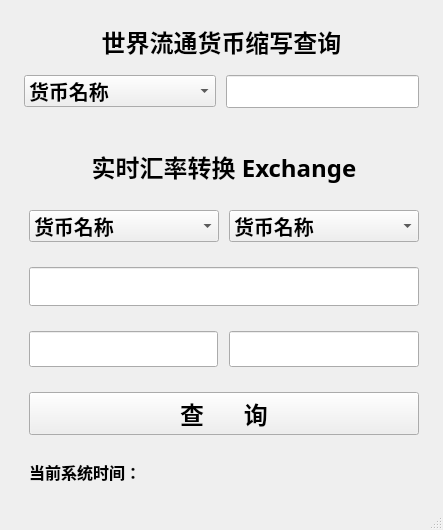
<?xml version="1.0" encoding="UTF-8"?>
<ui version="4.0">
 <class>Exchange</class>
 <widget class="QMainWindow" name="Exchange">
  <property name="geometry">
   <rect>
    <x>0</x>
    <y>0</y>
    <width>386</width>
    <height>519</height>
   </rect>
  </property>
  <property name="windowTitle">
   <string>汇率转换</string>
  </property>
  <widget class="QWidget" name="centralwidget">
   <layout class="QVBoxLayout" name="verticalLayout_3">
    <item>
     <layout class="QVBoxLayout" name="verticalLayout">
      <property name="spacing">
       <number>15</number>
      </property>
      <property name="leftMargin">
       <number>15</number>
      </property>
      <property name="topMargin">
       <number>15</number>
      </property>
      <property name="rightMargin">
       <number>15</number>
      </property>
      <property name="bottomMargin">
       <number>10</number>
      </property>
      <item>
       <widget class="QLabel" name="label_3">
        <property name="sizePolicy">
         <sizepolicy hsizetype="Preferred" vsizetype="Fixed">
          <horstretch>0</horstretch>
          <verstretch>0</verstretch>
         </sizepolicy>
        </property>
        <property name="font">
         <font>
          <family>楷体</family>
          <pointsize>18</pointsize>
          <weight>75</weight>
          <bold>true</bold>
         </font>
        </property>
        <property name="text">
         <string>世界流通货币缩写查询</string>
        </property>
        <property name="alignment">
         <set>Qt::AlignCenter</set>
        </property>
       </widget>
      </item>
      <item>
       <layout class="QHBoxLayout" name="horizontalLayout">
        <property name="spacing">
         <number>10</number>
        </property>
        <item>
         <widget class="QComboBox" name="get_cur_name">
          <property name="sizePolicy">
           <sizepolicy hsizetype="Expanding" vsizetype="Fixed">
            <horstretch>0</horstretch>
            <verstretch>0</verstretch>
           </sizepolicy>
          </property>
          <property name="font">
           <font>
            <pointsize>15</pointsize>
            <weight>75</weight>
            <bold>true</bold>
           </font>
          </property>
          <item>
           <property name="text">
            <string>货币名称</string>
           </property>
          </item>
          <item>
           <property name="text">
            <string>人民币</string>
           </property>
          </item>
          <item>
           <property name="text">
            <string>美元</string>
           </property>
          </item>
          <item>
           <property name="text">
            <string>日元</string>
           </property>
          </item>
          <item>
           <property name="text">
            <string>欧元</string>
           </property>
          </item>
          <item>
           <property name="text">
            <string>英镑</string>
           </property>
          </item>
          <item>
           <property name="text">
            <string>韩元</string>
           </property>
          </item>
          <item>
           <property name="text">
            <string>港币</string>
           </property>
          </item>
          <item>
           <property name="text">
            <string>澳大利亚元</string>
           </property>
          </item>
          <item>
           <property name="text">
            <string>加拿大元</string>
           </property>
          </item>
          <item>
           <property name="text">
            <string>阿尔及利亚第纳尔</string>
           </property>
          </item>
          <item>
           <property name="text">
            <string>阿根廷比索</string>
           </property>
          </item>
          <item>
           <property name="text">
            <string>爱尔兰镑</string>
           </property>
          </item>
          <item>
           <property name="text">
            <string>埃及镑</string>
           </property>
          </item>
          <item>
           <property name="text">
            <string>阿联酋迪拉姆</string>
           </property>
          </item>
          <item>
           <property name="text">
            <string>阿曼里亚尔</string>
           </property>
          </item>
          <item>
           <property name="text">
            <string>奥地利先令</string>
           </property>
          </item>
          <item>
           <property name="text">
            <string>澳门元</string>
           </property>
          </item>
          <item>
           <property name="text">
            <string>百慕大元</string>
           </property>
          </item>
          <item>
           <property name="text">
            <string>巴基斯坦卢比</string>
           </property>
          </item>
          <item>
           <property name="text">
            <string>巴拉圭瓜拉尼</string>
           </property>
          </item>
          <item>
           <property name="text">
            <string>巴林第纳尔</string>
           </property>
          </item>
          <item>
           <property name="text">
            <string>巴拿马巴尔博亚</string>
           </property>
          </item>
          <item>
           <property name="text">
            <string>保加利亚列弗</string>
           </property>
          </item>
          <item>
           <property name="text">
            <string>巴西雷亚尔</string>
           </property>
          </item>
          <item>
           <property name="text">
            <string>比利时法郎</string>
           </property>
          </item>
          <item>
           <property name="text">
            <string>冰岛克朗</string>
           </property>
          </item>
          <item>
           <property name="text">
            <string>博茨瓦纳普拉</string>
           </property>
          </item>
          <item>
           <property name="text">
            <string>波兰兹罗提</string>
           </property>
          </item>
          <item>
           <property name="text">
            <string>玻利维亚诺</string>
           </property>
          </item>
          <item>
           <property name="text">
            <string>丹麦克朗</string>
           </property>
          </item>
          <item>
           <property name="text">
            <string>德国马克</string>
           </property>
          </item>
          <item>
           <property name="text">
            <string>法国法郎</string>
           </property>
          </item>
          <item>
           <property name="text">
            <string>菲律宾比索</string>
           </property>
          </item>
          <item>
           <property name="text">
            <string>芬兰马克</string>
           </property>
          </item>
          <item>
           <property name="text">
            <string>哥伦比亚比索</string>
           </property>
          </item>
          <item>
           <property name="text">
            <string>古巴比索</string>
           </property>
          </item>
          <item>
           <property name="text">
            <string>哈萨克坚戈</string>
           </property>
          </item>
          <item>
           <property name="text">
            <string>荷兰盾</string>
           </property>
          </item>
          <item>
           <property name="text">
            <string>加纳塞地</string>
           </property>
          </item>
          <item>
           <property name="text">
            <string>捷克克朗</string>
           </property>
          </item>
          <item>
           <property name="text">
            <string>津巴布韦元</string>
           </property>
          </item>
          <item>
           <property name="text">
            <string>卡塔尔里亚尔</string>
           </property>
          </item>
          <item>
           <property name="text">
            <string>克罗地亚库纳</string>
           </property>
          </item>
          <item>
           <property name="text">
            <string>肯尼亚先令</string>
           </property>
          </item>
          <item>
           <property name="text">
            <string>科威特第纳尔</string>
           </property>
          </item>
          <item>
           <property name="text">
            <string>老挝基普</string>
           </property>
          </item>
          <item>
           <property name="text">
            <string>拉脱维亚拉图</string>
           </property>
          </item>
          <item>
           <property name="text">
            <string>黎巴嫩镑</string>
           </property>
          </item>
          <item>
           <property name="text">
            <string>林吉特</string>
           </property>
          </item>
          <item>
           <property name="text">
            <string>立陶宛立特</string>
           </property>
          </item>
          <item>
           <property name="text">
            <string>卢布</string>
           </property>
          </item>
          <item>
           <property name="text">
            <string>罗马尼亚新列伊</string>
           </property>
          </item>
          <item>
           <property name="text">
            <string>毛里求斯卢比</string>
           </property>
          </item>
          <item>
           <property name="text">
            <string>蒙古图格里特</string>
           </property>
          </item>
          <item>
           <property name="text">
            <string>孟加拉塔卡</string>
           </property>
          </item>
          <item>
           <property name="text">
            <string>缅甸缅元</string>
           </property>
          </item>
          <item>
           <property name="text">
            <string>秘鲁新索尔</string>
           </property>
          </item>
          <item>
           <property name="text">
            <string>摩洛哥迪拉姆</string>
           </property>
          </item>
          <item>
           <property name="text">
            <string>墨西哥元</string>
           </property>
          </item>
          <item>
           <property name="text">
            <string>南非兰特</string>
           </property>
          </item>
          <item>
           <property name="text">
            <string>挪威克朗</string>
           </property>
          </item>
          <item>
           <property name="text">
            <string>葡萄牙埃斯库多</string>
           </property>
          </item>
          <item>
           <property name="text">
            <string>瑞典克朗</string>
           </property>
          </item>
          <item>
           <property name="text">
            <string>瑞士法郎</string>
           </property>
          </item>
          <item>
           <property name="text">
            <string>沙特里亚尔</string>
           </property>
          </item>
          <item>
           <property name="text">
            <string>斯里兰卡卢比</string>
           </property>
          </item>
          <item>
           <property name="text">
            <string>索马里先令</string>
           </property>
          </item>
          <item>
           <property name="text">
            <string>泰铢</string>
           </property>
          </item>
          <item>
           <property name="text">
            <string>坦桑尼亚先令</string>
           </property>
          </item>
          <item>
           <property name="text">
            <string>新土耳其里拉</string>
           </property>
          </item>
          <item>
           <property name="text">
            <string>突尼斯第纳尔</string>
           </property>
          </item>
          <item>
           <property name="text">
            <string>危地马拉格查尔</string>
           </property>
          </item>
          <item>
           <property name="text">
            <string>委内瑞拉玻利瓦尔</string>
           </property>
          </item>
          <item>
           <property name="text">
            <string>乌拉圭新比索</string>
           </property>
          </item>
          <item>
           <property name="text">
            <string>西班牙比塞塔</string>
           </property>
          </item>
          <item>
           <property name="text">
            <string>希腊德拉克马</string>
           </property>
          </item>
          <item>
           <property name="text">
            <string>新加坡元</string>
           </property>
          </item>
          <item>
           <property name="text">
            <string>新台币</string>
           </property>
          </item>
          <item>
           <property name="text">
            <string>新西兰元</string>
           </property>
          </item>
          <item>
           <property name="text">
            <string>匈牙利福林</string>
           </property>
          </item>
          <item>
           <property name="text">
            <string>牙买加元</string>
           </property>
          </item>
          <item>
           <property name="text">
            <string>义大利里拉</string>
           </property>
          </item>
          <item>
           <property name="text">
            <string>印度卢比</string>
           </property>
          </item>
          <item>
           <property name="text">
            <string>印尼盾</string>
           </property>
          </item>
          <item>
           <property name="text">
            <string>以色列谢克尔</string>
           </property>
          </item>
          <item>
           <property name="text">
            <string>约旦第纳尔</string>
           </property>
          </item>
          <item>
           <property name="text">
            <string>越南盾</string>
           </property>
          </item>
          <item>
           <property name="text">
            <string>智利比索</string>
           </property>
          </item>
          <item>
           <property name="text">
            <string>白俄罗斯卢布</string>
           </property>
          </item>
         </widget>
        </item>
        <item>
         <widget class="QLineEdit" name="display_bar2">
          <property name="font">
           <font>
            <pointsize>16</pointsize>
           </font>
          </property>
          <property name="readOnly">
           <bool>true</bool>
          </property>
         </widget>
        </item>
       </layout>
      </item>
     </layout>
    </item>
    <item>
     <layout class="QVBoxLayout" name="verticalLayout_2">
      <property name="spacing">
       <number>25</number>
      </property>
      <property name="leftMargin">
       <number>20</number>
      </property>
      <property name="topMargin">
       <number>25</number>
      </property>
      <property name="rightMargin">
       <number>15</number>
      </property>
      <property name="bottomMargin">
       <number>15</number>
      </property>
      <item>
       <widget class="QLabel" name="label_4">
        <property name="font">
         <font>
          <family>楷体</family>
          <pointsize>18</pointsize>
          <weight>75</weight>
          <bold>true</bold>
         </font>
        </property>
        <property name="text">
         <string>实时汇率转换 Exchange</string>
        </property>
        <property name="alignment">
         <set>Qt::AlignCenter</set>
        </property>
       </widget>
      </item>
      <item>
       <layout class="QHBoxLayout" name="horizontalLayout_3">
        <property name="spacing">
         <number>10</number>
        </property>
        <item>
         <widget class="QComboBox" name="from_cur">
          <property name="sizePolicy">
           <sizepolicy hsizetype="Fixed" vsizetype="Fixed">
            <horstretch>0</horstretch>
            <verstretch>0</verstretch>
           </sizepolicy>
          </property>
          <property name="font">
           <font>
            <pointsize>15</pointsize>
            <weight>75</weight>
            <bold>true</bold>
           </font>
          </property>
          <item>
           <property name="text">
            <string>货币名称</string>
           </property>
          </item>
          <item>
           <property name="text">
            <string>人民币</string>
           </property>
          </item>
          <item>
           <property name="text">
            <string>美元</string>
           </property>
          </item>
          <item>
           <property name="text">
            <string>日元</string>
           </property>
          </item>
          <item>
           <property name="text">
            <string>欧元</string>
           </property>
          </item>
          <item>
           <property name="text">
            <string>英镑</string>
           </property>
          </item>
          <item>
           <property name="text">
            <string>韩元</string>
           </property>
          </item>
          <item>
           <property name="text">
            <string>港币</string>
           </property>
          </item>
          <item>
           <property name="text">
            <string>澳大利亚元</string>
           </property>
          </item>
          <item>
           <property name="text">
            <string>加拿大元</string>
           </property>
          </item>
          <item>
           <property name="text">
            <string>阿尔及利亚第纳尔</string>
           </property>
          </item>
          <item>
           <property name="text">
            <string>阿根廷比索</string>
           </property>
          </item>
          <item>
           <property name="text">
            <string>爱尔兰镑</string>
           </property>
          </item>
          <item>
           <property name="text">
            <string>埃及镑</string>
           </property>
          </item>
          <item>
           <property name="text">
            <string>阿联酋迪拉姆</string>
           </property>
          </item>
          <item>
           <property name="text">
            <string>阿曼里亚尔</string>
           </property>
          </item>
          <item>
           <property name="text">
            <string>奥地利先令</string>
           </property>
          </item>
          <item>
           <property name="text">
            <string>澳门元</string>
           </property>
          </item>
          <item>
           <property name="text">
            <string>百慕大元</string>
           </property>
          </item>
          <item>
           <property name="text">
            <string>巴基斯坦卢比</string>
           </property>
          </item>
          <item>
           <property name="text">
            <string>巴拉圭瓜拉尼</string>
           </property>
          </item>
          <item>
           <property name="text">
            <string>巴林第纳尔</string>
           </property>
          </item>
          <item>
           <property name="text">
            <string>巴拿马巴尔博亚</string>
           </property>
          </item>
          <item>
           <property name="text">
            <string>保加利亚列弗</string>
           </property>
          </item>
          <item>
           <property name="text">
            <string>巴西雷亚尔</string>
           </property>
          </item>
          <item>
           <property name="text">
            <string>比利时法郎</string>
           </property>
          </item>
          <item>
           <property name="text">
            <string>冰岛克朗</string>
           </property>
          </item>
          <item>
           <property name="text">
            <string>博茨瓦纳普拉</string>
           </property>
          </item>
          <item>
           <property name="text">
            <string>波兰兹罗提</string>
           </property>
          </item>
          <item>
           <property name="text">
            <string>玻利维亚诺</string>
           </property>
          </item>
          <item>
           <property name="text">
            <string>丹麦克朗</string>
           </property>
          </item>
          <item>
           <property name="text">
            <string>德国马克</string>
           </property>
          </item>
          <item>
           <property name="text">
            <string>法国法郎</string>
           </property>
          </item>
          <item>
           <property name="text">
            <string>菲律宾比索</string>
           </property>
          </item>
          <item>
           <property name="text">
            <string>芬兰马克</string>
           </property>
          </item>
          <item>
           <property name="text">
            <string>哥伦比亚比索</string>
           </property>
          </item>
          <item>
           <property name="text">
            <string>古巴比索</string>
           </property>
          </item>
          <item>
           <property name="text">
            <string>哈萨克坚戈</string>
           </property>
          </item>
          <item>
           <property name="text">
            <string>荷兰盾</string>
           </property>
          </item>
          <item>
           <property name="text">
            <string>加纳塞地</string>
           </property>
          </item>
          <item>
           <property name="text">
            <string>捷克克朗</string>
           </property>
          </item>
          <item>
           <property name="text">
            <string>津巴布韦元</string>
           </property>
          </item>
          <item>
           <property name="text">
            <string>卡塔尔里亚尔</string>
           </property>
          </item>
          <item>
           <property name="text">
            <string>克罗地亚库纳</string>
           </property>
          </item>
          <item>
           <property name="text">
            <string>肯尼亚先令</string>
           </property>
          </item>
          <item>
           <property name="text">
            <string>科威特第纳尔</string>
           </property>
          </item>
          <item>
           <property name="text">
            <string>老挝基普</string>
           </property>
          </item>
          <item>
           <property name="text">
            <string>拉脱维亚拉图</string>
           </property>
          </item>
          <item>
           <property name="text">
            <string>黎巴嫩镑</string>
           </property>
          </item>
          <item>
           <property name="text">
            <string>林吉特</string>
           </property>
          </item>
          <item>
           <property name="text">
            <string>立陶宛立特</string>
           </property>
          </item>
          <item>
           <property name="text">
            <string>卢布</string>
           </property>
          </item>
          <item>
           <property name="text">
            <string>罗马尼亚新列伊</string>
           </property>
          </item>
          <item>
           <property name="text">
            <string>毛里求斯卢比</string>
           </property>
          </item>
          <item>
           <property name="text">
            <string>蒙古图格里特</string>
           </property>
          </item>
          <item>
           <property name="text">
            <string>孟加拉塔卡</string>
           </property>
          </item>
          <item>
           <property name="text">
            <string>缅甸缅元</string>
           </property>
          </item>
          <item>
           <property name="text">
            <string>秘鲁新索尔</string>
           </property>
          </item>
          <item>
           <property name="text">
            <string>摩洛哥迪拉姆</string>
           </property>
          </item>
          <item>
           <property name="text">
            <string>墨西哥元</string>
           </property>
          </item>
          <item>
           <property name="text">
            <string>南非兰特</string>
           </property>
          </item>
          <item>
           <property name="text">
            <string>挪威克朗</string>
           </property>
          </item>
          <item>
           <property name="text">
            <string>葡萄牙埃斯库多</string>
           </property>
          </item>
          <item>
           <property name="text">
            <string>瑞典克朗</string>
           </property>
          </item>
          <item>
           <property name="text">
            <string>瑞士法郎</string>
           </property>
          </item>
          <item>
           <property name="text">
            <string>沙特里亚尔</string>
           </property>
          </item>
          <item>
           <property name="text">
            <string>斯里兰卡卢比</string>
           </property>
          </item>
          <item>
           <property name="text">
            <string>索马里先令</string>
           </property>
          </item>
          <item>
           <property name="text">
            <string>泰铢</string>
           </property>
          </item>
          <item>
           <property name="text">
            <string>坦桑尼亚先令</string>
           </property>
          </item>
          <item>
           <property name="text">
            <string>新土耳其里拉</string>
           </property>
          </item>
          <item>
           <property name="text">
            <string>突尼斯第纳尔</string>
           </property>
          </item>
          <item>
           <property name="text">
            <string>危地马拉格查尔</string>
           </property>
          </item>
          <item>
           <property name="text">
            <string>委内瑞拉玻利瓦尔</string>
           </property>
          </item>
          <item>
           <property name="text">
            <string>乌拉圭新比索</string>
           </property>
          </item>
          <item>
           <property name="text">
            <string>西班牙比塞塔</string>
           </property>
          </item>
          <item>
           <property name="text">
            <string>希腊德拉克马</string>
           </property>
          </item>
          <item>
           <property name="text">
            <string>新加坡元</string>
           </property>
          </item>
          <item>
           <property name="text">
            <string>新台币</string>
           </property>
          </item>
          <item>
           <property name="text">
            <string>新西兰元</string>
           </property>
          </item>
          <item>
           <property name="text">
            <string>匈牙利福林</string>
           </property>
          </item>
          <item>
           <property name="text">
            <string>牙买加元</string>
           </property>
          </item>
          <item>
           <property name="text">
            <string>义大利里拉</string>
           </property>
          </item>
          <item>
           <property name="text">
            <string>印度卢比</string>
           </property>
          </item>
          <item>
           <property name="text">
            <string>印尼盾</string>
           </property>
          </item>
          <item>
           <property name="text">
            <string>以色列谢克尔</string>
           </property>
          </item>
          <item>
           <property name="text">
            <string>约旦第纳尔</string>
           </property>
          </item>
          <item>
           <property name="text">
            <string>越南盾</string>
           </property>
          </item>
          <item>
           <property name="text">
            <string>智利比索</string>
           </property>
          </item>
          <item>
           <property name="text">
            <string>白俄罗斯卢布</string>
           </property>
          </item>
         </widget>
        </item>
        <item>
         <widget class="QComboBox" name="to_cur">
          <property name="sizePolicy">
           <sizepolicy hsizetype="Fixed" vsizetype="Fixed">
            <horstretch>0</horstretch>
            <verstretch>0</verstretch>
           </sizepolicy>
          </property>
          <property name="font">
           <font>
            <pointsize>15</pointsize>
            <weight>75</weight>
            <bold>true</bold>
           </font>
          </property>
          <item>
           <property name="text">
            <string>货币名称</string>
           </property>
          </item>
          <item>
           <property name="text">
            <string>人民币</string>
           </property>
          </item>
          <item>
           <property name="text">
            <string>美元</string>
           </property>
          </item>
          <item>
           <property name="text">
            <string>日元</string>
           </property>
          </item>
          <item>
           <property name="text">
            <string>欧元</string>
           </property>
          </item>
          <item>
           <property name="text">
            <string>英镑</string>
           </property>
          </item>
          <item>
           <property name="text">
            <string>韩元</string>
           </property>
          </item>
          <item>
           <property name="text">
            <string>港币</string>
           </property>
          </item>
          <item>
           <property name="text">
            <string>澳大利亚元</string>
           </property>
          </item>
          <item>
           <property name="text">
            <string>加拿大元</string>
           </property>
          </item>
          <item>
           <property name="text">
            <string>阿尔及利亚第纳尔</string>
           </property>
          </item>
          <item>
           <property name="text">
            <string>阿根廷比索</string>
           </property>
          </item>
          <item>
           <property name="text">
            <string>爱尔兰镑</string>
           </property>
          </item>
          <item>
           <property name="text">
            <string>埃及镑</string>
           </property>
          </item>
          <item>
           <property name="text">
            <string>阿联酋迪拉姆</string>
           </property>
          </item>
          <item>
           <property name="text">
            <string>阿曼里亚尔</string>
           </property>
          </item>
          <item>
           <property name="text">
            <string>奥地利先令</string>
           </property>
          </item>
          <item>
           <property name="text">
            <string>澳门元</string>
           </property>
          </item>
          <item>
           <property name="text">
            <string>百慕大元</string>
           </property>
          </item>
          <item>
           <property name="text">
            <string>巴基斯坦卢比</string>
           </property>
          </item>
          <item>
           <property name="text">
            <string>巴拉圭瓜拉尼</string>
           </property>
          </item>
          <item>
           <property name="text">
            <string>巴林第纳尔</string>
           </property>
          </item>
          <item>
           <property name="text">
            <string>巴拿马巴尔博亚</string>
           </property>
          </item>
          <item>
           <property name="text">
            <string>保加利亚列弗</string>
           </property>
          </item>
          <item>
           <property name="text">
            <string>巴西雷亚尔</string>
           </property>
          </item>
          <item>
           <property name="text">
            <string>比利时法郎</string>
           </property>
          </item>
          <item>
           <property name="text">
            <string>冰岛克朗</string>
           </property>
          </item>
          <item>
           <property name="text">
            <string>博茨瓦纳普拉</string>
           </property>
          </item>
          <item>
           <property name="text">
            <string>波兰兹罗提</string>
           </property>
          </item>
          <item>
           <property name="text">
            <string>玻利维亚诺</string>
           </property>
          </item>
          <item>
           <property name="text">
            <string>丹麦克朗</string>
           </property>
          </item>
          <item>
           <property name="text">
            <string>德国马克</string>
           </property>
          </item>
          <item>
           <property name="text">
            <string>法国法郎</string>
           </property>
          </item>
          <item>
           <property name="text">
            <string>菲律宾比索</string>
           </property>
          </item>
          <item>
           <property name="text">
            <string>芬兰马克</string>
           </property>
          </item>
          <item>
           <property name="text">
            <string>哥伦比亚比索</string>
           </property>
          </item>
          <item>
           <property name="text">
            <string>古巴比索</string>
           </property>
          </item>
          <item>
           <property name="text">
            <string>哈萨克坚戈</string>
           </property>
          </item>
          <item>
           <property name="text">
            <string>荷兰盾</string>
           </property>
          </item>
          <item>
           <property name="text">
            <string>加纳塞地</string>
           </property>
          </item>
          <item>
           <property name="text">
            <string>捷克克朗</string>
           </property>
          </item>
          <item>
           <property name="text">
            <string>津巴布韦元</string>
           </property>
          </item>
          <item>
           <property name="text">
            <string>卡塔尔里亚尔</string>
           </property>
          </item>
          <item>
           <property name="text">
            <string>克罗地亚库纳</string>
           </property>
          </item>
          <item>
           <property name="text">
            <string>肯尼亚先令</string>
           </property>
          </item>
          <item>
           <property name="text">
            <string>科威特第纳尔</string>
           </property>
          </item>
          <item>
           <property name="text">
            <string>老挝基普</string>
           </property>
          </item>
          <item>
           <property name="text">
            <string>拉脱维亚拉图</string>
           </property>
          </item>
          <item>
           <property name="text">
            <string>黎巴嫩镑</string>
           </property>
          </item>
          <item>
           <property name="text">
            <string>林吉特</string>
           </property>
          </item>
          <item>
           <property name="text">
            <string>立陶宛立特</string>
           </property>
          </item>
          <item>
           <property name="text">
            <string>卢布</string>
           </property>
          </item>
          <item>
           <property name="text">
            <string>罗马尼亚新列伊</string>
           </property>
          </item>
          <item>
           <property name="text">
            <string>毛里求斯卢比</string>
           </property>
          </item>
          <item>
           <property name="text">
            <string>蒙古图格里特</string>
           </property>
          </item>
          <item>
           <property name="text">
            <string>孟加拉塔卡</string>
           </property>
          </item>
          <item>
           <property name="text">
            <string>缅甸缅元</string>
           </property>
          </item>
          <item>
           <property name="text">
            <string>秘鲁新索尔</string>
           </property>
          </item>
          <item>
           <property name="text">
            <string>摩洛哥迪拉姆</string>
           </property>
          </item>
          <item>
           <property name="text">
            <string>墨西哥元</string>
           </property>
          </item>
          <item>
           <property name="text">
            <string>南非兰特</string>
           </property>
          </item>
          <item>
           <property name="text">
            <string>挪威克朗</string>
           </property>
          </item>
          <item>
           <property name="text">
            <string>葡萄牙埃斯库多</string>
           </property>
          </item>
          <item>
           <property name="text">
            <string>瑞典克朗</string>
           </property>
          </item>
          <item>
           <property name="text">
            <string>瑞士法郎</string>
           </property>
          </item>
          <item>
           <property name="text">
            <string>沙特里亚尔</string>
           </property>
          </item>
          <item>
           <property name="text">
            <string>斯里兰卡卢比</string>
           </property>
          </item>
          <item>
           <property name="text">
            <string>索马里先令</string>
           </property>
          </item>
          <item>
           <property name="text">
            <string>泰铢</string>
           </property>
          </item>
          <item>
           <property name="text">
            <string>坦桑尼亚先令</string>
           </property>
          </item>
          <item>
           <property name="text">
            <string>新土耳其里拉</string>
           </property>
          </item>
          <item>
           <property name="text">
            <string>突尼斯第纳尔</string>
           </property>
          </item>
          <item>
           <property name="text">
            <string>危地马拉格查尔</string>
           </property>
          </item>
          <item>
           <property name="text">
            <string>委内瑞拉玻利瓦尔</string>
           </property>
          </item>
          <item>
           <property name="text">
            <string>乌拉圭新比索</string>
           </property>
          </item>
          <item>
           <property name="text">
            <string>西班牙比塞塔</string>
           </property>
          </item>
          <item>
           <property name="text">
            <string>希腊德拉克马</string>
           </property>
          </item>
          <item>
           <property name="text">
            <string>新加坡元</string>
           </property>
          </item>
          <item>
           <property name="text">
            <string>新台币</string>
           </property>
          </item>
          <item>
           <property name="text">
            <string>新西兰元</string>
           </property>
          </item>
          <item>
           <property name="text">
            <string>匈牙利福林</string>
           </property>
          </item>
          <item>
           <property name="text">
            <string>牙买加元</string>
           </property>
          </item>
          <item>
           <property name="text">
            <string>义大利里拉</string>
           </property>
          </item>
          <item>
           <property name="text">
            <string>印度卢比</string>
           </property>
          </item>
          <item>
           <property name="text">
            <string>印尼盾</string>
           </property>
          </item>
          <item>
           <property name="text">
            <string>以色列谢克尔</string>
           </property>
          </item>
          <item>
           <property name="text">
            <string>约旦第纳尔</string>
           </property>
          </item>
          <item>
           <property name="text">
            <string>越南盾</string>
           </property>
          </item>
          <item>
           <property name="text">
            <string>智利比索</string>
           </property>
          </item>
          <item>
           <property name="text">
            <string>白俄罗斯卢布</string>
           </property>
          </item>
         </widget>
        </item>
       </layout>
      </item>
      <item>
       <widget class="QLineEdit" name="display_bar3">
        <property name="font">
         <font>
          <pointsize>20</pointsize>
         </font>
        </property>
        <property name="text">
         <string/>
        </property>
        <property name="alignment">
         <set>Qt::AlignCenter</set>
        </property>
        <property name="readOnly">
         <bool>true</bool>
        </property>
       </widget>
      </item>
      <item>
       <layout class="QHBoxLayout" name="horizontalLayout_6">
        <property name="spacing">
         <number>11</number>
        </property>
        <property name="topMargin">
         <number>0</number>
        </property>
        <item>
         <widget class="QLineEdit" name="lineEdit">
          <property name="sizePolicy">
           <sizepolicy hsizetype="Expanding" vsizetype="Fixed">
            <horstretch>0</horstretch>
            <verstretch>0</verstretch>
           </sizepolicy>
          </property>
          <property name="font">
           <font>
            <pointsize>18</pointsize>
           </font>
          </property>
         </widget>
        </item>
        <item>
         <layout class="QHBoxLayout" name="horizontalLayout_7">
          <property name="spacing">
           <number>20</number>
          </property>
          <property name="topMargin">
           <number>0</number>
          </property>
          <item>
           <widget class="QLineEdit" name="lineEdit_2">
            <property name="sizePolicy">
             <sizepolicy hsizetype="Expanding" vsizetype="Fixed">
              <horstretch>0</horstretch>
              <verstretch>0</verstretch>
             </sizepolicy>
            </property>
            <property name="font">
             <font>
              <pointsize>18</pointsize>
             </font>
            </property>
            <property name="readOnly">
             <bool>true</bool>
            </property>
           </widget>
          </item>
         </layout>
        </item>
       </layout>
      </item>
      <item>
       <widget class="QPushButton" name="exchange_inquiry">
        <property name="font">
         <font>
          <pointsize>18</pointsize>
          <weight>75</weight>
          <bold>true</bold>
         </font>
        </property>
        <property name="text">
         <string>查      询</string>
        </property>
       </widget>
      </item>
      <item>
       <layout class="QHBoxLayout" name="horizontalLayout_5">
        <item>
         <widget class="QLabel" name="label">
          <property name="sizePolicy">
           <sizepolicy hsizetype="Fixed" vsizetype="Preferred">
            <horstretch>0</horstretch>
            <verstretch>0</verstretch>
           </sizepolicy>
          </property>
          <property name="font">
           <font>
            <pointsize>12</pointsize>
            <weight>75</weight>
            <bold>true</bold>
           </font>
          </property>
          <property name="text">
           <string>当前系统时间：</string>
          </property>
         </widget>
        </item>
        <item>
         <widget class="QLabel" name="timelabel">
          <property name="font">
           <font>
            <pointsize>10</pointsize>
            <weight>75</weight>
            <bold>true</bold>
           </font>
          </property>
          <property name="text">
           <string/>
          </property>
         </widget>
        </item>
       </layout>
      </item>
     </layout>
    </item>
   </layout>
  </widget>
  <widget class="QMenuBar" name="menubar">
   <property name="geometry">
    <rect>
     <x>0</x>
     <y>0</y>
     <width>386</width>
     <height>22</height>
    </rect>
   </property>
  </widget>
  <widget class="QStatusBar" name="statusbar"/>
 </widget>
 <resources/>
 <connections/>
</ui>
